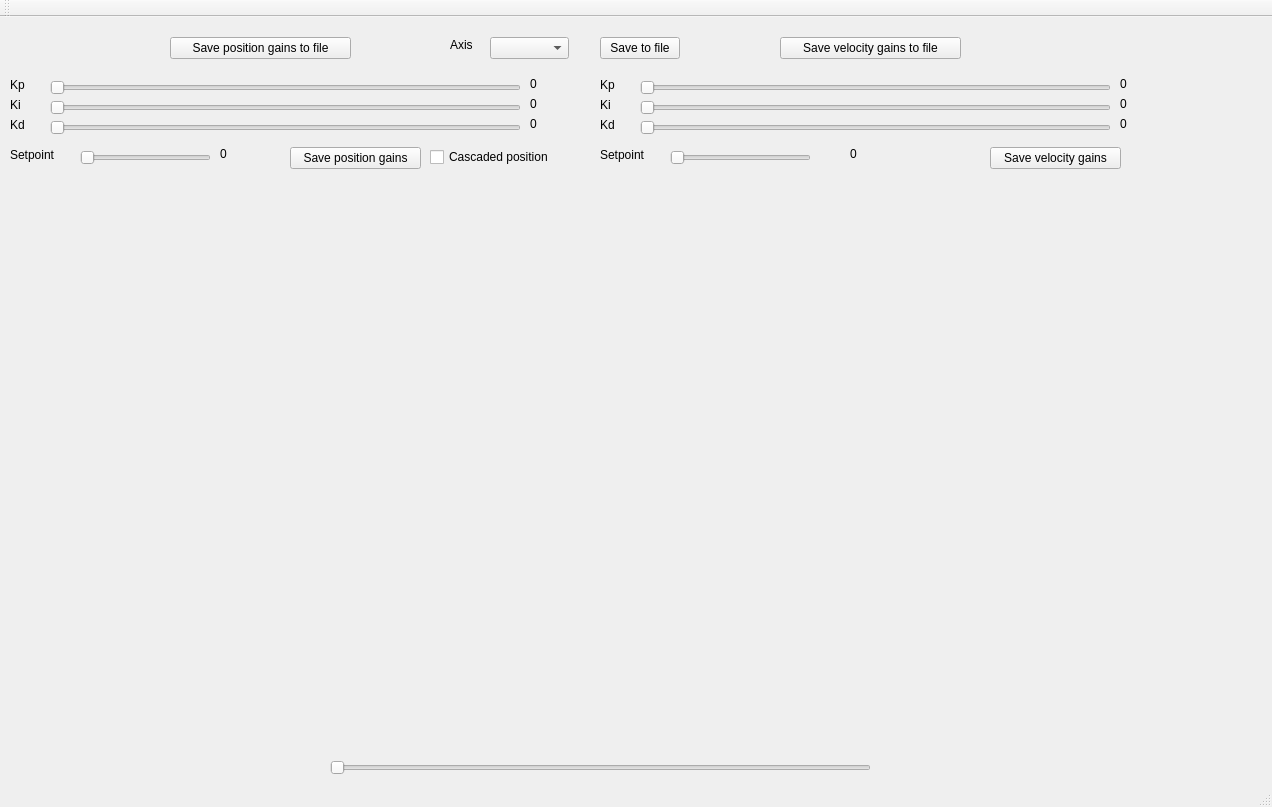
<?xml version="1.0" encoding="UTF-8"?>
<ui version="4.0">
 <class>TunePID</class>
 <widget class="QMainWindow" name="TunePID">
  <property name="geometry">
   <rect>
    <x>0</x>
    <y>0</y>
    <width>1272</width>
    <height>807</height>
   </rect>
  </property>
  <property name="windowTitle">
   <string>TunePID</string>
  </property>
  <widget class="QWidget" name="centralWidget">
   <widget class="QPushButton" name="p_save">
    <property name="geometry">
     <rect>
      <x>290</x>
      <y>130</y>
      <width>131</width>
      <height>22</height>
     </rect>
    </property>
    <property name="text">
     <string>Save position gains</string>
    </property>
   </widget>
   <widget class="QSlider" name="p_Kp_slider">
    <property name="geometry">
     <rect>
      <x>50</x>
      <y>60</y>
      <width>471</width>
      <height>21</height>
     </rect>
    </property>
    <property name="maximum">
     <number>1000</number>
    </property>
    <property name="orientation">
     <enum>Qt::Horizontal</enum>
    </property>
   </widget>
   <widget class="QComboBox" name="axes_list">
    <property name="geometry">
     <rect>
      <x>490</x>
      <y>20</y>
      <width>79</width>
      <height>22</height>
     </rect>
    </property>
    <property name="sizePolicy">
     <sizepolicy hsizetype="Fixed" vsizetype="Fixed">
      <horstretch>0</horstretch>
      <verstretch>0</verstretch>
     </sizepolicy>
    </property>
    <property name="font">
     <font>
      <weight>75</weight>
      <bold>true</bold>
     </font>
    </property>
   </widget>
   <widget class="QLabel" name="label">
    <property name="geometry">
     <rect>
      <x>10</x>
      <y>60</y>
      <width>31</width>
      <height>16</height>
     </rect>
    </property>
    <property name="text">
     <string>Kp</string>
    </property>
   </widget>
   <widget class="QLabel" name="p_Kp">
    <property name="geometry">
     <rect>
      <x>530</x>
      <y>60</y>
      <width>59</width>
      <height>14</height>
     </rect>
    </property>
    <property name="text">
     <string>0</string>
    </property>
   </widget>
   <widget class="QLabel" name="label_2">
    <property name="geometry">
     <rect>
      <x>10</x>
      <y>80</y>
      <width>31</width>
      <height>16</height>
     </rect>
    </property>
    <property name="text">
     <string>Ki</string>
    </property>
   </widget>
   <widget class="QSlider" name="p_Ki_slider">
    <property name="geometry">
     <rect>
      <x>50</x>
      <y>80</y>
      <width>471</width>
      <height>21</height>
     </rect>
    </property>
    <property name="maximum">
     <number>1000</number>
    </property>
    <property name="orientation">
     <enum>Qt::Horizontal</enum>
    </property>
   </widget>
   <widget class="QLabel" name="p_Ki">
    <property name="geometry">
     <rect>
      <x>530</x>
      <y>80</y>
      <width>59</width>
      <height>14</height>
     </rect>
    </property>
    <property name="text">
     <string>0</string>
    </property>
   </widget>
   <widget class="QLabel" name="label_3">
    <property name="geometry">
     <rect>
      <x>10</x>
      <y>100</y>
      <width>31</width>
      <height>16</height>
     </rect>
    </property>
    <property name="text">
     <string>Kd</string>
    </property>
   </widget>
   <widget class="QSlider" name="p_Kd_slider">
    <property name="geometry">
     <rect>
      <x>50</x>
      <y>100</y>
      <width>471</width>
      <height>21</height>
     </rect>
    </property>
    <property name="maximum">
     <number>1000</number>
    </property>
    <property name="orientation">
     <enum>Qt::Horizontal</enum>
    </property>
   </widget>
   <widget class="QLabel" name="p_Kd">
    <property name="geometry">
     <rect>
      <x>530</x>
      <y>100</y>
      <width>59</width>
      <height>14</height>
     </rect>
    </property>
    <property name="text">
     <string>0</string>
    </property>
   </widget>
   <widget class="QLabel" name="label_4">
    <property name="geometry">
     <rect>
      <x>600</x>
      <y>60</y>
      <width>31</width>
      <height>16</height>
     </rect>
    </property>
    <property name="text">
     <string>Kp</string>
    </property>
   </widget>
   <widget class="QLabel" name="v_Ki">
    <property name="geometry">
     <rect>
      <x>1120</x>
      <y>80</y>
      <width>59</width>
      <height>14</height>
     </rect>
    </property>
    <property name="text">
     <string>0</string>
    </property>
   </widget>
   <widget class="QLabel" name="label_5">
    <property name="geometry">
     <rect>
      <x>600</x>
      <y>100</y>
      <width>31</width>
      <height>16</height>
     </rect>
    </property>
    <property name="text">
     <string>Kd</string>
    </property>
   </widget>
   <widget class="QLabel" name="label_6">
    <property name="geometry">
     <rect>
      <x>600</x>
      <y>80</y>
      <width>31</width>
      <height>16</height>
     </rect>
    </property>
    <property name="text">
     <string>Ki</string>
    </property>
   </widget>
   <widget class="QSlider" name="v_Kp_slider">
    <property name="geometry">
     <rect>
      <x>640</x>
      <y>60</y>
      <width>471</width>
      <height>21</height>
     </rect>
    </property>
    <property name="maximum">
     <number>1000</number>
    </property>
    <property name="orientation">
     <enum>Qt::Horizontal</enum>
    </property>
   </widget>
   <widget class="QSlider" name="v_Ki_slider">
    <property name="geometry">
     <rect>
      <x>640</x>
      <y>80</y>
      <width>471</width>
      <height>21</height>
     </rect>
    </property>
    <property name="maximum">
     <number>1000</number>
    </property>
    <property name="orientation">
     <enum>Qt::Horizontal</enum>
    </property>
   </widget>
   <widget class="QLabel" name="v_Kp">
    <property name="geometry">
     <rect>
      <x>1120</x>
      <y>60</y>
      <width>59</width>
      <height>14</height>
     </rect>
    </property>
    <property name="text">
     <string>0</string>
    </property>
   </widget>
   <widget class="QSlider" name="v_Kd_slider">
    <property name="geometry">
     <rect>
      <x>640</x>
      <y>100</y>
      <width>471</width>
      <height>21</height>
     </rect>
    </property>
    <property name="maximum">
     <number>1000</number>
    </property>
    <property name="orientation">
     <enum>Qt::Horizontal</enum>
    </property>
   </widget>
   <widget class="QLabel" name="v_Kd">
    <property name="geometry">
     <rect>
      <x>1120</x>
      <y>100</y>
      <width>59</width>
      <height>14</height>
     </rect>
    </property>
    <property name="text">
     <string>0</string>
    </property>
   </widget>
   <widget class="QPushButton" name="tofile">
    <property name="geometry">
     <rect>
      <x>600</x>
      <y>20</y>
      <width>80</width>
      <height>22</height>
     </rect>
    </property>
    <property name="text">
     <string>Save to file</string>
    </property>
   </widget>
   <widget class="QPushButton" name="v_save">
    <property name="geometry">
     <rect>
      <x>990</x>
      <y>130</y>
      <width>131</width>
      <height>22</height>
     </rect>
    </property>
    <property name="text">
     <string>Save velocity gains</string>
    </property>
   </widget>
   <widget class="QCheckBox" name="p_cascaded">
    <property name="geometry">
     <rect>
      <x>430</x>
      <y>130</y>
      <width>141</width>
      <height>20</height>
     </rect>
    </property>
    <property name="text">
     <string>Cascaded position</string>
    </property>
   </widget>
   <widget class="QLabel" name="p_Kp_2">
    <property name="geometry">
     <rect>
      <x>450</x>
      <y>20</y>
      <width>31</width>
      <height>16</height>
     </rect>
    </property>
    <property name="text">
     <string>Axis</string>
    </property>
   </widget>
   <widget class="QSlider" name="p_setpoint">
    <property name="geometry">
     <rect>
      <x>80</x>
      <y>130</y>
      <width>131</width>
      <height>21</height>
     </rect>
    </property>
    <property name="maximum">
     <number>1000</number>
    </property>
    <property name="orientation">
     <enum>Qt::Horizontal</enum>
    </property>
   </widget>
   <widget class="QLabel" name="label_7">
    <property name="geometry">
     <rect>
      <x>10</x>
      <y>130</y>
      <width>61</width>
      <height>16</height>
     </rect>
    </property>
    <property name="text">
     <string>Setpoint</string>
    </property>
   </widget>
   <widget class="QSlider" name="v_setpoint">
    <property name="geometry">
     <rect>
      <x>670</x>
      <y>130</y>
      <width>141</width>
      <height>21</height>
     </rect>
    </property>
    <property name="maximum">
     <number>1000</number>
    </property>
    <property name="orientation">
     <enum>Qt::Horizontal</enum>
    </property>
   </widget>
   <widget class="QLabel" name="label_8">
    <property name="geometry">
     <rect>
      <x>600</x>
      <y>130</y>
      <width>61</width>
      <height>16</height>
     </rect>
    </property>
    <property name="text">
     <string>Setpoint</string>
    </property>
   </widget>
   <widget class="QWidget" name="verticalLayoutWidget">
    <property name="geometry">
     <rect>
      <x>20</x>
      <y>160</y>
      <width>561</width>
      <height>571</height>
     </rect>
    </property>
    <layout class="QVBoxLayout" name="p_sim"/>
   </widget>
   <widget class="QWidget" name="verticalLayoutWidget_2">
    <property name="geometry">
     <rect>
      <x>620</x>
      <y>160</y>
      <width>551</width>
      <height>571</height>
     </rect>
    </property>
    <layout class="QVBoxLayout" name="v_sim"/>
   </widget>
   <widget class="QLabel" name="v_sp">
    <property name="geometry">
     <rect>
      <x>850</x>
      <y>130</y>
      <width>59</width>
      <height>14</height>
     </rect>
    </property>
    <property name="text">
     <string>0</string>
    </property>
   </widget>
   <widget class="QLabel" name="p_sp">
    <property name="geometry">
     <rect>
      <x>220</x>
      <y>130</y>
      <width>59</width>
      <height>14</height>
     </rect>
    </property>
    <property name="text">
     <string>0</string>
    </property>
   </widget>
   <widget class="QPushButton" name="p_tofile">
    <property name="geometry">
     <rect>
      <x>170</x>
      <y>20</y>
      <width>181</width>
      <height>22</height>
     </rect>
    </property>
    <property name="text">
     <string>Save position gains to file</string>
    </property>
   </widget>
   <widget class="QPushButton" name="v_tofile">
    <property name="geometry">
     <rect>
      <x>780</x>
      <y>20</y>
      <width>181</width>
      <height>22</height>
     </rect>
    </property>
    <property name="text">
     <string>Save velocity gains to file</string>
    </property>
   </widget>
   <widget class="QSlider" name="time_slider">
    <property name="geometry">
     <rect>
      <x>330</x>
      <y>740</y>
      <width>541</width>
      <height>21</height>
     </rect>
    </property>
    <property name="minimum">
     <number>1</number>
    </property>
    <property name="maximum">
     <number>1000</number>
    </property>
    <property name="orientation">
     <enum>Qt::Horizontal</enum>
    </property>
   </widget>
  </widget>
  <widget class="QToolBar" name="mainToolBar">
   <attribute name="toolBarArea">
    <enum>TopToolBarArea</enum>
   </attribute>
   <attribute name="toolBarBreak">
    <bool>false</bool>
   </attribute>
  </widget>
  <widget class="QStatusBar" name="statusBar"/>
 </widget>
 <layoutdefault spacing="6" margin="11"/>
 <resources/>
 <connections/>
</ui>
